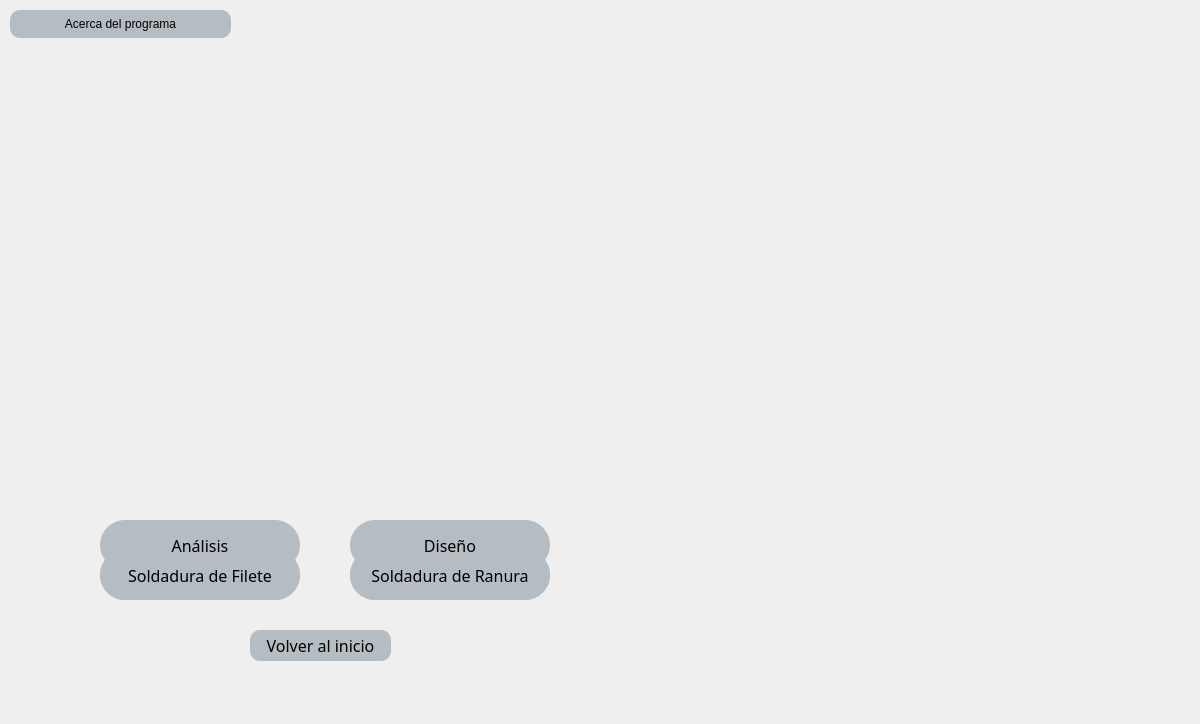
<?xml version="1.0" encoding="UTF-8"?>
<ui version="4.0">
 <class>MainWindow</class>
 <widget class="QMainWindow" name="MainWindow">
  <property name="enabled">
   <bool>true</bool>
  </property>
  <property name="geometry">
   <rect>
    <x>0</x>
    <y>0</y>
    <width>1200</width>
    <height>724</height>
   </rect>
  </property>
  <property name="sizePolicy">
   <sizepolicy hsizetype="Fixed" vsizetype="Fixed">
    <horstretch>0</horstretch>
    <verstretch>0</verstretch>
   </sizepolicy>
  </property>
  <property name="minimumSize">
   <size>
    <width>1200</width>
    <height>724</height>
   </size>
  </property>
  <property name="maximumSize">
   <size>
    <width>1200</width>
    <height>724</height>
   </size>
  </property>
  <property name="font">
   <font>
    <family>Segoe UI Light</family>
    <pointsize>13</pointsize>
   </font>
  </property>
  <property name="contextMenuPolicy">
   <enum>Qt::DefaultContextMenu</enum>
  </property>
  <property name="windowTitle">
   <string>EIM Weld One</string>
  </property>
  <property name="windowIcon">
   <iconset>
    <normaloff>imagenes/logo_EIMWeldOne.png</normaloff>imagenes/logo_EIMWeldOne.png</iconset>
  </property>
  <property name="whatsThis">
   <string/>
  </property>
  <property name="autoFillBackground">
   <bool>false</bool>
  </property>
  <property name="styleSheet">
   <string notr="true">background-color: rgb(240, 240, 240);

QPushButton {
    background-color: rgb(181, 188, 194);
    color: black;
	border-radius: 5px;
	width: 100px;
    height: 30px;
	
	font: 25 13pt &quot;Segoe UI Light&quot;;
}
QPushButton:hover {
    background-color: rgb(249, 223, 208);
}
QLabel {
	background-color: transparent;
}</string>
  </property>
  <widget class="QWidget" name="centralwidget">
   <property name="font">
    <font>
     <family>Segoe UI Light</family>
     <pointsize>11</pointsize>
     <weight>50</weight>
     <italic>false</italic>
     <bold>false</bold>
    </font>
   </property>
   <widget class="QLabel" name="label">
    <property name="geometry">
     <rect>
      <x>0</x>
      <y>0</y>
      <width>1200</width>
      <height>700</height>
     </rect>
    </property>
    <property name="sizePolicy">
     <sizepolicy hsizetype="Preferred" vsizetype="Preferred">
      <horstretch>0</horstretch>
      <verstretch>0</verstretch>
     </sizepolicy>
    </property>
    <property name="minimumSize">
     <size>
      <width>1200</width>
      <height>700</height>
     </size>
    </property>
    <property name="maximumSize">
     <size>
      <width>1200</width>
      <height>700</height>
     </size>
    </property>
    <property name="styleSheet">
     <string notr="true">font: 63 12pt &quot;Segoe UI Semibold&quot;;</string>
    </property>
    <property name="text">
     <string/>
    </property>
    <property name="pixmap">
     <pixmap>../../fondo app.png</pixmap>
    </property>
    <property name="scaledContents">
     <bool>true</bool>
    </property>
   </widget>
   <widget class="QPushButton" name="boton_analisis">
    <property name="enabled">
     <bool>true</bool>
    </property>
    <property name="geometry">
     <rect>
      <x>100</x>
      <y>520</y>
      <width>200</width>
      <height>50</height>
     </rect>
    </property>
    <property name="font">
     <font>
      <family>Segoe UI Semibold</family>
      <pointsize>12</pointsize>
      <weight>7</weight>
      <italic>false</italic>
      <bold>false</bold>
     </font>
    </property>
    <property name="cursor">
     <cursorShape>PointingHandCursor</cursorShape>
    </property>
    <property name="styleSheet">
     <string notr="true">QPushButton {
    background-color: rgb(181, 188, 194);
    color: black;
	border-radius: 25px;
	width: 100px;
    height: 30px;
	
	font: 63 12pt &quot;Segoe UI Semibold&quot;;
}
QPushButton:hover {
    background-color: rgb(249, 223, 208);
}</string>
    </property>
    <property name="text">
     <string>Análisis</string>
    </property>
    <property name="flat">
     <bool>false</bool>
    </property>
   </widget>
   <widget class="QPushButton" name="boton_diseno">
    <property name="enabled">
     <bool>true</bool>
    </property>
    <property name="geometry">
     <rect>
      <x>350</x>
      <y>520</y>
      <width>200</width>
      <height>50</height>
     </rect>
    </property>
    <property name="font">
     <font>
      <family>Segoe UI Semibold</family>
      <pointsize>12</pointsize>
      <weight>7</weight>
      <italic>false</italic>
      <bold>false</bold>
     </font>
    </property>
    <property name="cursor">
     <cursorShape>PointingHandCursor</cursorShape>
    </property>
    <property name="styleSheet">
     <string notr="true">QPushButton {
    background-color: rgb(181, 188, 194);
    color: black;
	border-radius: 25px;
	width: 100px;
    height: 30px;
	
	font: 63 12pt &quot;Segoe UI Semibold&quot;;
}
QPushButton:hover {
    background-color: rgb(249, 223, 208);
}</string>
    </property>
    <property name="text">
     <string>Diseño</string>
    </property>
    <property name="checkable">
     <bool>false</bool>
    </property>
   </widget>
   <widget class="QPushButton" name="boton_filete_analisis">
    <property name="enabled">
     <bool>false</bool>
    </property>
    <property name="geometry">
     <rect>
      <x>100</x>
      <y>550</y>
      <width>200</width>
      <height>50</height>
     </rect>
    </property>
    <property name="font">
     <font>
      <family>Segoe UI Semibold</family>
      <pointsize>12</pointsize>
      <weight>7</weight>
      <italic>false</italic>
      <bold>false</bold>
     </font>
    </property>
    <property name="cursor">
     <cursorShape>PointingHandCursor</cursorShape>
    </property>
    <property name="styleSheet">
     <string notr="true">QPushButton {
    background-color: rgb(181, 188, 194);
    color: black;
	border-radius: 25px;
	width: 100px;
    height: 30px;
	
	font: 63 12pt &quot;Segoe UI Semibold&quot;;
}
QPushButton:hover {
    background-color: rgb(249, 223, 208);
}</string>
    </property>
    <property name="text">
     <string>Soldadura de Filete</string>
    </property>
    <property name="autoDefault">
     <bool>false</bool>
    </property>
    <property name="flat">
     <bool>false</bool>
    </property>
   </widget>
   <widget class="QPushButton" name="boton_ranura_analisis">
    <property name="enabled">
     <bool>false</bool>
    </property>
    <property name="geometry">
     <rect>
      <x>350</x>
      <y>550</y>
      <width>200</width>
      <height>50</height>
     </rect>
    </property>
    <property name="font">
     <font>
      <family>Segoe UI Semibold</family>
      <pointsize>12</pointsize>
      <weight>7</weight>
      <italic>false</italic>
      <bold>false</bold>
     </font>
    </property>
    <property name="cursor">
     <cursorShape>PointingHandCursor</cursorShape>
    </property>
    <property name="styleSheet">
     <string notr="true">QPushButton {
    background-color: rgb(181, 188, 194);
    color: black;
	border-radius: 25px;
	width: 100px;
    height: 30px;
	
	font: 63 12pt &quot;Segoe UI Semibold&quot;;
}
QPushButton:hover {
    background-color: rgb(249, 223, 208);
}</string>
    </property>
    <property name="text">
     <string>Soldadura de Ranura</string>
    </property>
   </widget>
   <widget class="QPushButton" name="boton_filete_diseno">
    <property name="enabled">
     <bool>false</bool>
    </property>
    <property name="geometry">
     <rect>
      <x>100</x>
      <y>550</y>
      <width>200</width>
      <height>50</height>
     </rect>
    </property>
    <property name="font">
     <font>
      <family>Segoe UI Semibold</family>
      <pointsize>12</pointsize>
      <weight>7</weight>
      <italic>false</italic>
      <bold>false</bold>
     </font>
    </property>
    <property name="cursor">
     <cursorShape>PointingHandCursor</cursorShape>
    </property>
    <property name="styleSheet">
     <string notr="true">QPushButton {
    background-color: rgb(181, 188, 194);
    color: black;
	border-radius: 25px;
	width: 100px;
    height: 30px;
	
	font: 63 12pt &quot;Segoe UI Semibold&quot;;
}
QPushButton:hover {
    background-color: rgb(249, 223, 208);
}</string>
    </property>
    <property name="text">
     <string>Soldadura de Filete</string>
    </property>
    <property name="flat">
     <bool>false</bool>
    </property>
   </widget>
   <widget class="QPushButton" name="boton_ranura_diseno">
    <property name="enabled">
     <bool>false</bool>
    </property>
    <property name="geometry">
     <rect>
      <x>350</x>
      <y>550</y>
      <width>200</width>
      <height>50</height>
     </rect>
    </property>
    <property name="font">
     <font>
      <family>Segoe UI Semibold</family>
      <pointsize>12</pointsize>
      <weight>7</weight>
      <italic>false</italic>
      <bold>false</bold>
     </font>
    </property>
    <property name="cursor">
     <cursorShape>PointingHandCursor</cursorShape>
    </property>
    <property name="styleSheet">
     <string notr="true">QPushButton {
    background-color: rgb(181, 188, 194);
    color: black;
	border-radius: 25px;
	width: 100px;
    height: 30px;
	
	font: 63 12pt &quot;Segoe UI Semibold&quot;;
}
QPushButton:hover {
    background-color: rgb(249, 223, 208);
}</string>
    </property>
    <property name="text">
     <string>Soldadura de Ranura</string>
    </property>
    <property name="checkable">
     <bool>false</bool>
    </property>
   </widget>
   <widget class="QPushButton" name="boton_volver">
    <property name="enabled">
     <bool>false</bool>
    </property>
    <property name="geometry">
     <rect>
      <x>250</x>
      <y>630</y>
      <width>141</width>
      <height>31</height>
     </rect>
    </property>
    <property name="font">
     <font>
      <family>Segoe UI Semibold</family>
      <pointsize>12</pointsize>
      <weight>7</weight>
      <italic>false</italic>
      <bold>false</bold>
     </font>
    </property>
    <property name="cursor">
     <cursorShape>PointingHandCursor</cursorShape>
    </property>
    <property name="styleSheet">
     <string notr="true">QPushButton {
    background-color: rgb(181, 188, 194);
    color: black;
	border-radius: 10px;
	width: 100px;
    height: 30px;
	
	font: 63 12pt &quot;Segoe UI Semibold&quot;;
}
QPushButton:hover {
    background-color: rgb(249, 223, 208);
}</string>
    </property>
    <property name="text">
     <string>Volver al inicio</string>
    </property>
    <property name="checkable">
     <bool>false</bool>
    </property>
   </widget>
   <widget class="QLabel" name="label_modulo">
    <property name="geometry">
     <rect>
      <x>110</x>
      <y>440</y>
      <width>429</width>
      <height>40</height>
     </rect>
    </property>
    <property name="sizePolicy">
     <sizepolicy hsizetype="Preferred" vsizetype="Fixed">
      <horstretch>0</horstretch>
      <verstretch>0</verstretch>
     </sizepolicy>
    </property>
    <property name="font">
     <font>
      <family>Segoe UI Semibold</family>
      <pointsize>12</pointsize>
      <weight>7</weight>
      <italic>false</italic>
      <bold>false</bold>
      <underline>false</underline>
     </font>
    </property>
    <property name="styleSheet">
     <string notr="true">background-color: transparent;
font: 63 12pt &quot;Segoe UI Semibold&quot;;
color: rgb(255, 255, 255);</string>
    </property>
    <property name="text">
     <string/>
    </property>
    <property name="alignment">
     <set>Qt::AlignCenter</set>
    </property>
   </widget>
   <widget class="QLabel" name="label_filete">
    <property name="geometry">
     <rect>
      <x>140</x>
      <y>480</y>
      <width>121</width>
      <height>71</height>
     </rect>
    </property>
    <property name="text">
     <string/>
    </property>
    <property name="pixmap">
     <pixmap>imagenes/filete/filete.png</pixmap>
    </property>
    <property name="scaledContents">
     <bool>true</bool>
    </property>
   </widget>
   <widget class="QLabel" name="label_ranura">
    <property name="geometry">
     <rect>
      <x>390</x>
      <y>480</y>
      <width>121</width>
      <height>71</height>
     </rect>
    </property>
    <property name="text">
     <string/>
    </property>
    <property name="pixmap">
     <pixmap>imagenes/ranura/ranura.png</pixmap>
    </property>
    <property name="scaledContents">
     <bool>true</bool>
    </property>
   </widget>
   <widget class="QPushButton" name="boton_info">
    <property name="geometry">
     <rect>
      <x>10</x>
      <y>10</y>
      <width>221</width>
      <height>28</height>
     </rect>
    </property>
    <property name="styleSheet">
     <string notr="true">QPushButton {
    background-color: rgb(181, 188, 194);
    color: black;
	border-radius: 10px;
	width: 100px;
    height: 30px;
	
	font: 63 12pt &quot;Segoe UI Semibold&quot;;
}
QPushButton:hover {
    background-color: rgb(249, 223, 208);
}</string>
    </property>
    <property name="text">
     <string>Acerca del programa</string>
    </property>
    <property name="icon">
     <iconset>
      <normaloff>imagenes/iconos/icono info.png</normaloff>imagenes/iconos/icono info.png</iconset>
    </property>
   </widget>
   <zorder>boton_ranura_diseno</zorder>
   <zorder>boton_filete_diseno</zorder>
   <zorder>boton_filete_analisis</zorder>
   <zorder>boton_ranura_analisis</zorder>
   <zorder>label</zorder>
   <zorder>boton_analisis</zorder>
   <zorder>boton_diseno</zorder>
   <zorder>label_modulo</zorder>
   <zorder>boton_info</zorder>
   <zorder>label_filete</zorder>
   <zorder>label_ranura</zorder>
   <zorder>boton_volver</zorder>
  </widget>
  <widget class="QMenuBar" name="menubar">
   <property name="geometry">
    <rect>
     <x>0</x>
     <y>0</y>
     <width>1200</width>
     <height>26</height>
    </rect>
   </property>
  </widget>
 </widget>
 <resources/>
 <connections/>
</ui>
